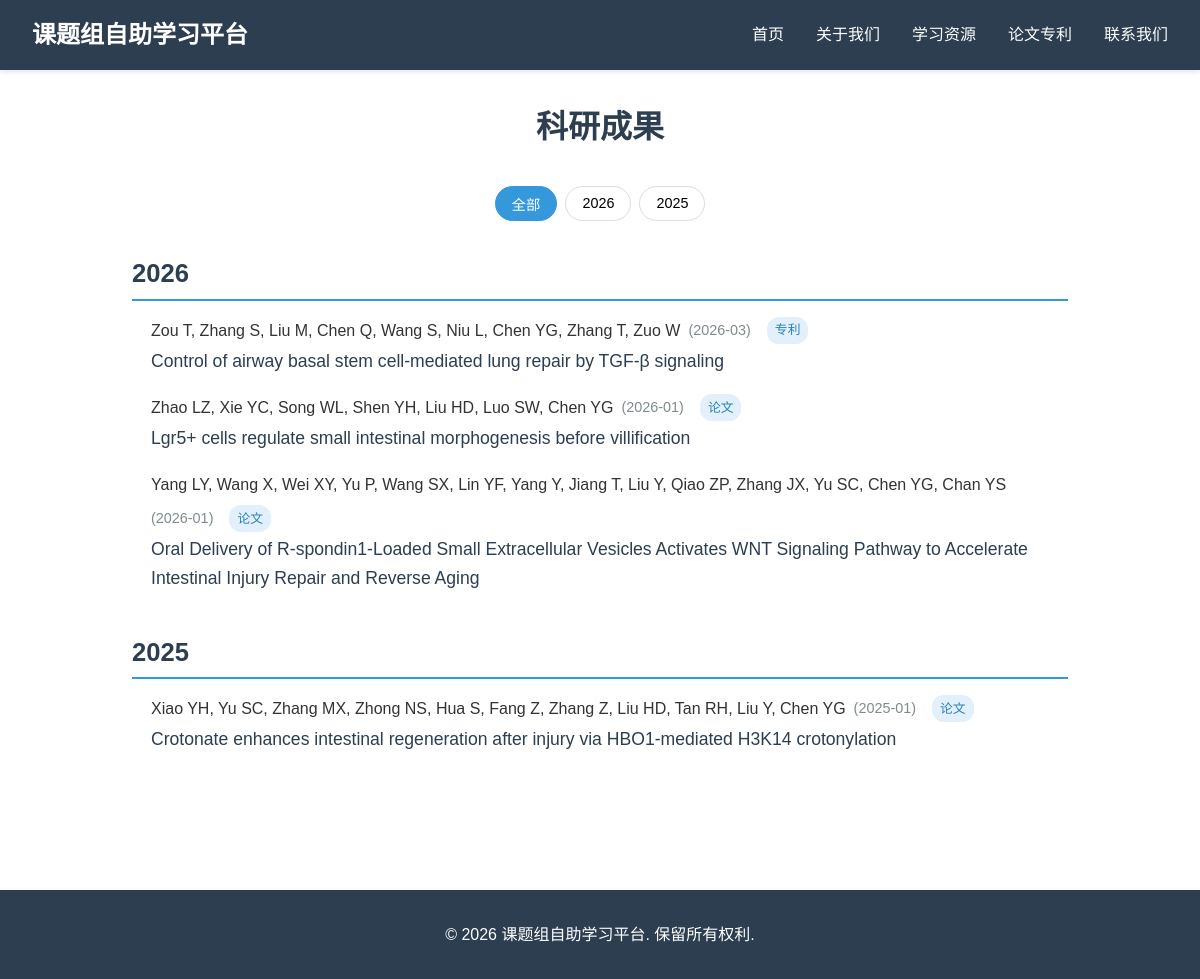
Page /publications on the committed database.
### app.py (models this page shows)
class Product(db.Model):
    id = db.Column(db.Integer, primary_key=True)
    name = db.Column(db.String(200), nullable=False)          # 作品名称
    author = db.Column(db.String(200))                         # 作者
    time = db.Column(db.String(20))                            # 发表时间，如 "2025-01"
    type = db.Column(db.String(20), nullable=False)            # 类型：论文、专利
    url = db.Column(db.String(500))                            # 链接

### app.py (the view)
@app.route('/publications')
def publications():
    products = Product.query.all()
    years = sorted(set(p.time[:4] for p in products if p.time and len(p.time)>=4), reverse=True)
    grouped = {}
    for p in products:
        year = p.time[:4] if p.time and len(p.time)>=4 else '其他'
        grouped.setdefault(year, []).append(p)
    for year in grouped:
        grouped[year].sort(key=lambda x: x.time or '', reverse=True)
    return render_template('publications.html', years=years, grouped=grouped)

### templates/publications.html (shortened to what this page needs)
<!DOCTYPE html>
<html lang="zh-CN">
<head>
</head>
<body>
    <header>
        <nav>
            <div class="logo">课题组自助学习平台</div>
            <ul>
                <li><a href="{{ url_for('index') }}">首页</a></li>
                <li><a href="{{ url_for('about') }}">关于我们</a></li>
                <li><a href="{{ url_for('resources') }}">学习资源</a></li>
                <li><a href="{{ url_for('publications') }}">论文专利</a></li>
                <li><a href="{{ url_for('contact') }}">联系我们</a></li>
            </ul>
        </nav>
    </header>
    <main class="container">
        <h1 class="section-title">科研成果</h1>
        <div class="year-filter">
            <button class="year-btn active" data-year="all">全部</button>
            {% for year in years %}
            <button class="year-btn" data-year="{{ year }}">{{ year }}</button>
            {% endfor %}
        </div>
        <div id="publications-container">
            {% for year, items in grouped.items() %}
            <div class="year-section" data-year="{{ year }}">
                <h2 class="year-heading">{{ year }}</h2>
                <ul class="publication-list">
                    {% for item in items %}
                    <li class="publication-item">
                        <div class="publication-meta">
                            <span class="publication-authors">{{ item.author }}</span>
                            <span class="publication-year">({{ item.time }})</span>
                            <span class="publication-type">{{ item.type }}</span>
                        </div>
                        <div class="publication-title">
                            <a href="{{ item.url }}" target="_blank">{{ item.name }}</a>
                        </div>
                    </li>
                    {% endfor %}
                </ul>
            </div>
            {% endfor %}
        </div>
    </main>
    <footer>
        <p>&copy; 2026 课题组自助学习平台. 保留所有权利.</p>
    </footer>
</body>
</html>

### templates/publications.html (style rules this page uses)
* { margin: 0; padding: 0; box-sizing: border-box; }
body { font-family: 'Microsoft YaHei', sans-serif; line-height: 1.6; color: #333; }
header { background-color: #2c3e50; color: white; padding: 1rem 0; box-shadow: 0 2px 5px rgba(0,0,0,0.1); }
nav { max-width: 1200px; margin: 0 auto; display: flex; justify-content: space-between; align-items: center; padding: 0 2rem; }
.logo { font-size: 1.5rem; font-weight: bold; }
nav ul { display: flex; list-style: none; }
nav ul li { margin-left: 2rem; }
nav ul li a { color: white; text-decoration: none; transition: color 0.3s ease; }
.container { max-width: 1000px; margin: 0 auto; padding: 2rem; }
.section-title { font-size: 2rem; margin-bottom: 2rem; text-align: center; color: #2c3e50; }
.year-filter { display: flex; flex-wrap: wrap; justify-content: center; gap: 0.5rem; margin-bottom: 2rem; }
.year-btn { background: white; border: 1px solid #ddd; padding: 0.4rem 1rem; border-radius: 20px; cursor: pointer; font-size: 0.9rem; transition: all 0.2s; }
.year-btn.active { background: #3498db; color: white; border-color: #3498db; }
.year-section { margin-bottom: 2.5rem; }
.year-heading { font-size: 1.6rem; color: #2c3e50; border-bottom: 2px solid #3498db; padding-bottom: 0.3rem; margin-bottom: 1rem; }
.publication-list { list-style: none; }
.publication-item { margin-bottom: 1.2rem; padding-left: 1rem; border-left: 3px solid transparent; transition: border-color 0.2s; }
.publication-authors { font-weight: 500; }
.publication-title { font-size: 1.1rem; margin: 0.2rem 0; }
.publication-title a { color: #2c3e50; text-decoration: none; }
.publication-type { display: inline-block; background: #e1f0fa; color: #2980b9; font-size: 0.8rem; padding: 0.2rem 0.5rem; border-radius: 12px; margin-left: 0.5rem; }
.publication-meta { display: flex; align-items: center; flex-wrap: wrap; gap: 0.5rem; }
.publication-year { color: #7f8c8d; font-size: 0.9rem; }
footer { background-color: #2c3e50; color: white; text-align: center; padding: 2rem 0; margin-top: 4rem; }

### rows in the picture
Product: author "Zou T, Zhang S, Liu M, Chen Q, Wang S, Niu L, Chen YG, Zhang T, Zuo W", time "2026-03", type "专利", name "Control of airway basal stem cell-mediated lung repair by TGF-β signaling"
Product: author "Zhao LZ, Xie YC, Song WL, Shen YH, Liu HD, Luo SW, Chen YG", time "2026-01", type "论文", name "Lgr5+ cells regulate small intestinal morphogenesis before villification"
Product: author "Yang LY, Wang X, Wei XY, Yu P, Wang SX, Lin YF, Yang Y, Jiang T, Liu Y, Qiao ZP, Zhang JX, Yu SC, Chen YG, Chan YS", time "2026-01", type "论文", name "Oral Delivery of R-spondin1-Loaded Small Extracellular Vesicles Activates WNT Signaling Pathway to Accelerate Intestinal Injury Repair and Reverse Aging"
Product: author "Xiao YH, Yu SC, Zhang MX, Zhong NS, Hua S, Fang Z, Zhang Z, Liu HD, Tan RH, Liu Y, Chen YG", time "2025-01", type "论文", name "Crotonate enhances intestinal regeneration after injury via HBO1-mediated H3K14 crotonylation"

### other values in the picture
{{ year }} "2026" "2025"
